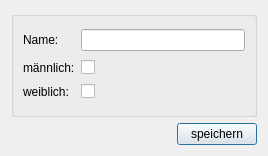
<?xml version="1.0" encoding="UTF-8"?>
<ui version="4.0">
 <class>Db_Sec_Dialog_Ui</class>
 <widget class="QDialog" name="Db_Sec_Dialog_Ui">
  <property name="geometry">
   <rect>
    <x>0</x>
    <y>0</y>
    <width>268</width>
    <height>156</height>
   </rect>
  </property>
  <property name="sizePolicy">
   <sizepolicy hsizetype="Fixed" vsizetype="Fixed">
    <horstretch>0</horstretch>
    <verstretch>0</verstretch>
   </sizepolicy>
  </property>
  <property name="windowTitle">
   <string>TurnFix - Bereichsdaten</string>
  </property>
  <property name="windowIcon">
   <iconset resource="../../../../resources/TurnFix.qrc">
    <normaloff>:/appicons/icon.png</normaloff>:/appicons/icon.png</iconset>
  </property>
  <layout class="QGridLayout" name="gridLayout">
   <item row="0" column="0">
    <widget class="QGroupBox" name="groupBox">
     <property name="sizePolicy">
      <sizepolicy hsizetype="Expanding" vsizetype="Preferred">
       <horstretch>0</horstretch>
       <verstretch>0</verstretch>
      </sizepolicy>
     </property>
     <property name="title">
      <string/>
     </property>
     <layout class="QGridLayout" name="gridLayout_2">
      <item row="0" column="0">
       <widget class="QLabel" name="label">
        <property name="text">
         <string>Name:</string>
        </property>
       </widget>
      </item>
      <item row="0" column="1">
       <widget class="QLineEdit" name="txt_name"/>
      </item>
      <item row="1" column="0">
       <widget class="QLabel" name="label_2">
        <property name="text">
         <string>männlich:</string>
        </property>
       </widget>
      </item>
      <item row="2" column="0">
       <widget class="QLabel" name="label_3">
        <property name="text">
         <string>weiblich:</string>
        </property>
       </widget>
      </item>
      <item row="1" column="1">
       <widget class="QCheckBox" name="chk_m">
        <property name="text">
         <string/>
        </property>
       </widget>
      </item>
      <item row="2" column="1">
       <widget class="QCheckBox" name="chk_w">
        <property name="text">
         <string/>
        </property>
       </widget>
      </item>
     </layout>
    </widget>
   </item>
   <item row="1" column="0">
    <widget class="QPushButton" name="but_save">
     <property name="sizePolicy">
      <sizepolicy hsizetype="Fixed" vsizetype="Fixed">
       <horstretch>0</horstretch>
       <verstretch>0</verstretch>
      </sizepolicy>
     </property>
     <property name="layoutDirection">
      <enum>Qt::RightToLeft</enum>
     </property>
     <property name="text">
      <string>speichern</string>
     </property>
    </widget>
   </item>
  </layout>
 </widget>
 <resources>
  <include location="../../../../resources/TurnFix.qrc"/>
 </resources>
 <connections/>
</ui>
